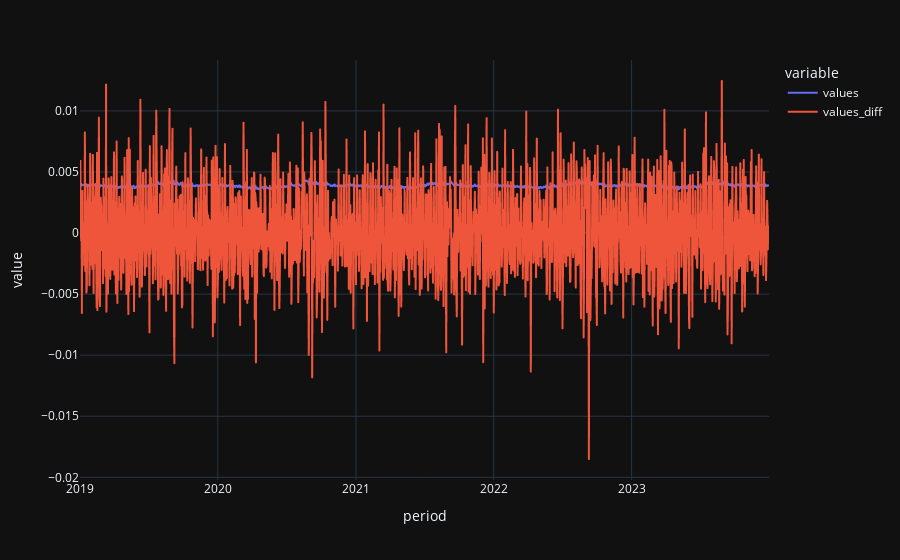

Notebook code cell kept with this figure:
### Code cell
df = df.resample('D').sum().div(1_000)
df.plot()

### Figure 1 — Plotly figure (JSON) as saved in the notebook; plotly's stock layout.template omitted (floating-point values rounded to 4 significant figures; data arrays with more than 128 entries replaced by an {"elided": "..."} marker saying what was removed)
{"data": [{"hovertemplate": "variable=values<br>period=%{x}<br>value=%{y}<extra></extra>", "legendgroup": "values", "line": {"color": "#636efa", "dash": "solid"}, "marker": {"symbol": "circle"}, "mode": "lines", "name": "values", "showlegend": true, "type": "scattergl", "x": {"elided": "1826 str values"}, "xaxis": "x", "y": {"elided": "1826 float values"}, "yaxis": "y"}, {"hovertemplate": "variable=values_diff<br>period=%{x}<br>value=%{y}<extra></extra>", "legendgroup": "values_diff", "line": {"color": "#EF553B", "dash": "solid"}, "marker": {"symbol": "circle"}, "mode": "lines", "name": "values_diff", "showlegend": true, "type": "scattergl", "x": {"elided": "1826 str values"}, "xaxis": "x", "y": {"elided": "1826 float values"}, "yaxis": "y"}], "layout": {"legend": {"title": {"text": "variable"}, "tracegroupgap": 0}, "margin": {"t": 60}, "xaxis": {"anchor": "y", "domain": [0, 1], "title": {"text": "period"}}, "yaxis": {"anchor": "x", "domain": [0, 1], "title": {"text": "value"}}}}
